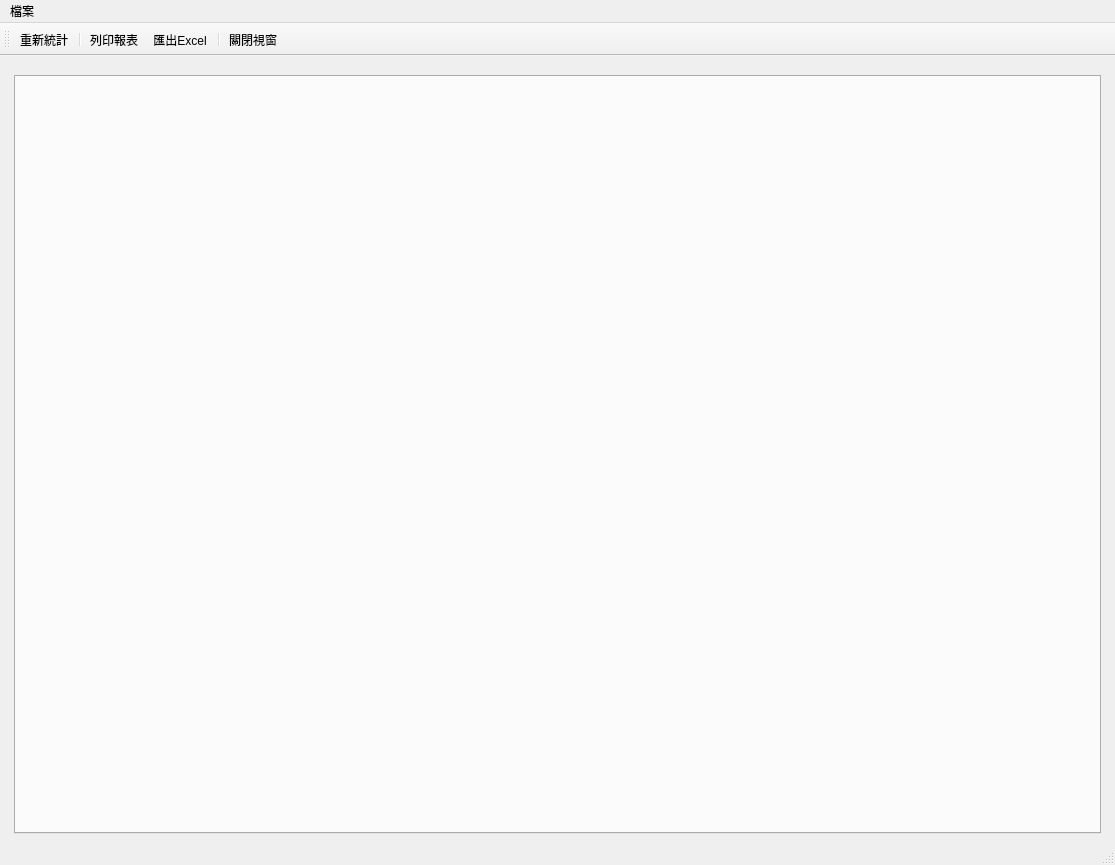
<?xml version="1.0" encoding="UTF-8"?>
<ui version="4.0">
 <class>WindowStatisticsDoctorPerformance</class>
 <widget class="QMainWindow" name="WindowStatisticsDoctorPerformance">
  <property name="geometry">
   <rect>
    <x>0</x>
    <y>0</y>
    <width>1115</width>
    <height>865</height>
   </rect>
  </property>
  <property name="windowTitle">
   <string>醫師業績統計</string>
  </property>
  <widget class="QWidget" name="centralwidget">
   <layout class="QHBoxLayout" name="horizontalLayout">
    <item>
     <layout class="QVBoxLayout" name="verticalLayout">
      <property name="leftMargin">
       <number>5</number>
      </property>
      <property name="topMargin">
       <number>10</number>
      </property>
      <property name="rightMargin">
       <number>5</number>
      </property>
      <item>
       <widget class="QTabWidget" name="tabWidget_statistics_sales_summary"/>
      </item>
     </layout>
    </item>
   </layout>
  </widget>
  <widget class="QToolBar" name="toolBar">
   <property name="windowTitle">
    <string>toolBar</string>
   </property>
   <property name="toolButtonStyle">
    <enum>Qt::ToolButtonTextUnderIcon</enum>
   </property>
   <attribute name="toolBarArea">
    <enum>TopToolBarArea</enum>
   </attribute>
   <attribute name="toolBarBreak">
    <bool>false</bool>
   </attribute>
   <addaction name="action_open_dialog"/>
   <addaction name="separator"/>
   <addaction name="action_print_list"/>
   <addaction name="action_export_excel"/>
   <addaction name="separator"/>
   <addaction name="action_close"/>
  </widget>
  <widget class="QMenuBar" name="menubar">
   <property name="geometry">
    <rect>
     <x>0</x>
     <y>0</y>
     <width>1115</width>
     <height>28</height>
    </rect>
   </property>
   <widget class="QMenu" name="menu">
    <property name="title">
     <string>檔案</string>
    </property>
    <addaction name="action_print_list"/>
    <addaction name="separator"/>
    <addaction name="action_export_excel"/>
   </widget>
   <addaction name="menu"/>
  </widget>
  <widget class="QStatusBar" name="statusbar"/>
  <action name="action_open_dialog">
   <property name="icon">
    <iconset>
     <normaloff>../icons/reload.svg</normaloff>../icons/reload.svg</iconset>
   </property>
   <property name="text">
    <string>重新統計</string>
   </property>
  </action>
  <action name="action_close">
   <property name="icon">
    <iconset>
     <normaloff>../icons/application-exit.svg</normaloff>../icons/application-exit.svg</iconset>
   </property>
   <property name="text">
    <string>關閉視窗</string>
   </property>
  </action>
  <action name="action_export_excel">
   <property name="icon">
    <iconset>
     <normaloff>../icons/document-export.svg</normaloff>../icons/document-export.svg</iconset>
   </property>
   <property name="text">
    <string>匯出Excel</string>
   </property>
  </action>
  <action name="action_print_list">
   <property name="icon">
    <iconset>
     <normaloff>../icons/document-print.png</normaloff>../icons/document-print.png</iconset>
   </property>
   <property name="text">
    <string>列印報表</string>
   </property>
   <property name="toolTip">
    <string>列印報表</string>
   </property>
  </action>
 </widget>
 <resources/>
 <connections/>
</ui>
